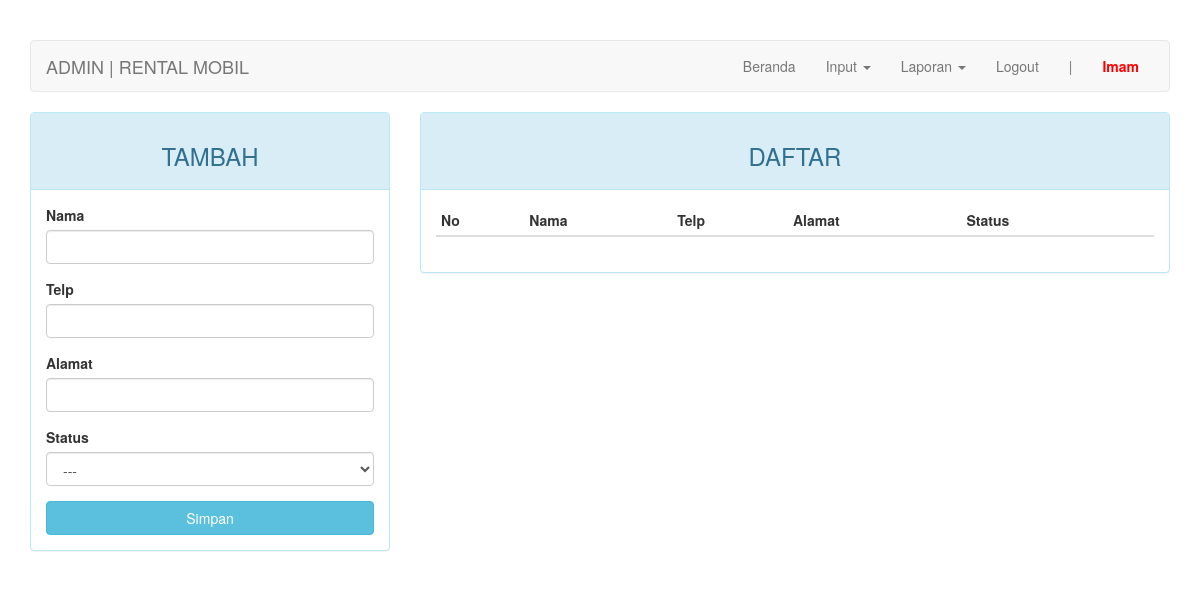
Before: /admin/index.php?page=supir (signed in) with the older database file.
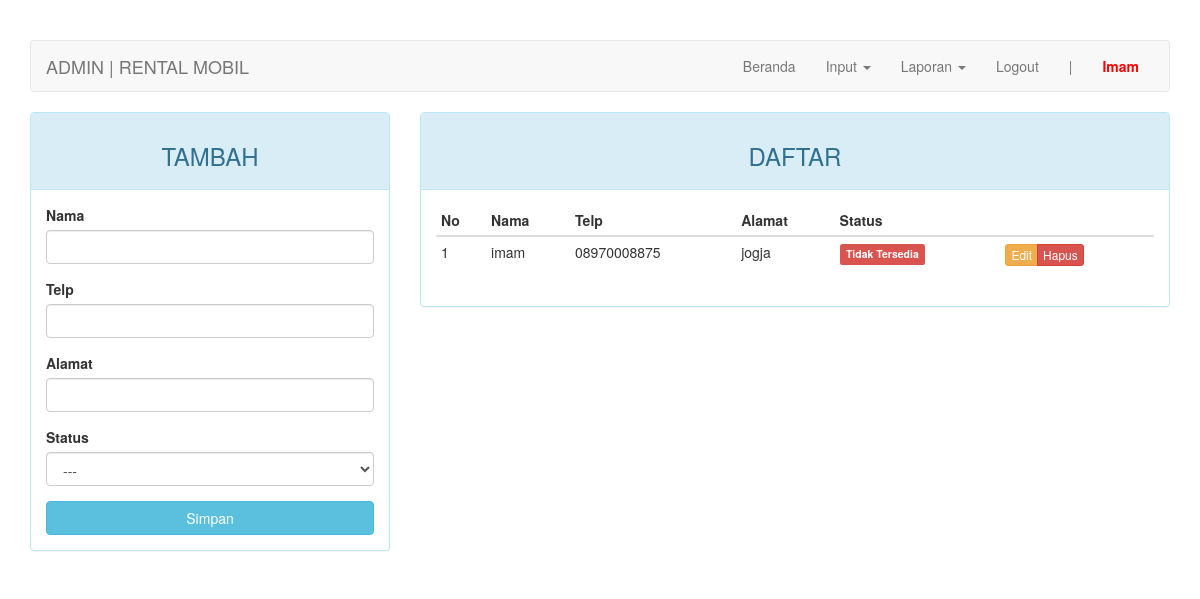
After: the same page with the newer database file.
### tables this page shows
CREATE TABLE `supir` (
  `id_supir` int(11) NOT NULL,
  `nama` varchar(30) NOT NULL,
  `telp` char(12) NOT NULL,
  `alamat` varchar(50) NOT NULL,
  `status` enum('0','1') NOT NULL
);

### admin/page/supir.php (the view, shortened to what this page needs)
<?php
$update = (isset($_GET['action']) AND $_GET['action'] == 'update') ? true : false;
?>
<div class="row">
	<div class="col-md-4">
	    <div class="panel panel-<?= ($update) ? "warning" : "info" ?>">
	        <div class="panel-heading"><h3 class="text-center"><?= ($update) ? "EDIT" : "TAMBAH" ?></h3></div>
	        <div class="panel-body">
	            <form action="<?=$_SERVER['REQUEST_URI']?>" method="POST">
	                <div class="form-group">
	                    <label for="nama">Nama</label>
	                    <input type="text" name="nama" class="form-control" <?= (!$update) ?: 'value="'.$row["nama"].'"' ?>>
	                </div>
	                <div class="form-group">
	                    <label for="telp">Telp</label>
	                    <input type="text" name="telp" class="form-control" <?= (!$update) ?: 'value="'.$row["telp"].'"' ?>>
	                </div>
	                <div class="form-group">
	                    <label for="alamat">Alamat</label>
	                    <input type="text" name="alamat" class="form-control" <?= (!$update) ?: 'value="'.$row["alamat"].'"' ?>>
	                </div>
	                <div class="form-group">
	                    <label for="status">Status</label>
											<select class="form-control" name="status">
												<option>---</option>
											</select>
	                </div>
	                <button type="submit" class="btn btn-<?= ($update) ? "warning" : "info" ?> btn-block">Simpan</button>
	            </form>
	        </div>
	    </div>
	</div>
	<div class="col-md-8">
	    <div class="panel panel-info">
	        <div class="panel-heading"><h3 class="text-center">DAFTAR</h3></div>
	        <div class="panel-body">
	            <table class="table table-condensed">
	                <thead>
	                    <tr>
	                        <th>No</th>
	                        <th>Nama</th>
	                        <th>Telp</th>
	                        <th>Alamat</th>
	                        <th>Status</th>
	                        <th></th>
	                    </tr>
	                </thead>
	                <tbody>
	                    <?php $no = 1; ?>
	                    <?php if ($query = $connection->query("SELECT * FROM supir")): ?>
	                        <?php while($row = $query->fetch_assoc()): ?>
	                        <tr>
	                            <td><?=$no++?></td>
															<td><?=$row['nama']?></td>
															<td><?=$row['telp']?></td>
															<td><?=$row['alamat']?></td>
															<td><span class="label label-<?=($row['status']) ? "success" : "danger" ?>"><?=($row['status']) ? "Tersedia" : "Tidak Tersedia" ?></span></td>
	                            <td>
	                                <div class="btn-group">
	                                    <a href="?page=supir&action=update&key=<?=$row['id_supir']?>" class="btn btn-warning btn-xs">Edit</a>
	                                    <a href="?page=supir&action=delete&key=<?=$row['id_supir']?>" class="btn btn-danger btn-xs">Hapus</a>
	                                </div>
	                            </td>
	                        </tr>
	                        <?php endwhile ?>
	                    <?php endif ?>
	                </tbody>
	            </table>
	        </div>
	    </div>
	</div>
</div>

Changed rows visible on the page:
added supir: nama "imam", telp "08970008875", alamat "jogja", status "Tidak Tersedia"
